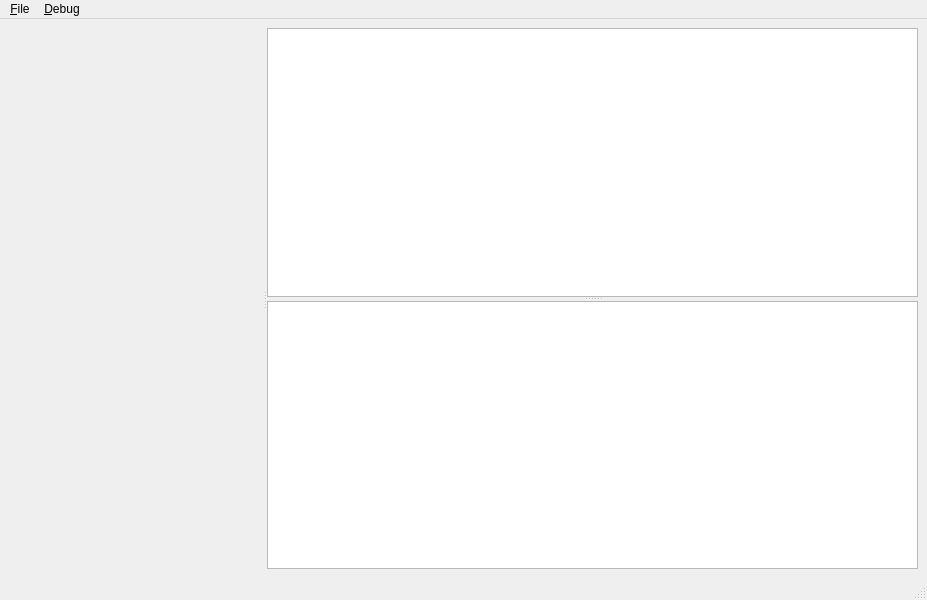
<?xml version="1.0" encoding="UTF-8"?>
<ui version="4.0">
 <class>MainWindow</class>
 <widget class="QMainWindow" name="MainWindow">
  <property name="geometry">
   <rect>
    <x>0</x>
    <y>0</y>
    <width>927</width>
    <height>600</height>
   </rect>
  </property>
  <property name="windowTitle">
   <string>MainWindow</string>
  </property>
  <widget class="QWidget" name="centralwidget">
   <layout class="QVBoxLayout" name="verticalLayout">
    <item>
     <widget class="QSplitter" name="splitter_2">
      <property name="orientation">
       <enum>Qt::Horizontal</enum>
      </property>
      <widget class="QGLViewer" name="viewer"/>
      <widget class="QSplitter" name="splitter">
       <property name="orientation">
        <enum>Qt::Vertical</enum>
       </property>
       <widget class="QListWidget" name="activelists"/>
       <widget class="QListWidget" name="output"/>
      </widget>
     </widget>
    </item>
   </layout>
  </widget>
  <widget class="QMenuBar" name="menubar">
   <property name="geometry">
    <rect>
     <x>0</x>
     <y>0</y>
     <width>927</width>
     <height>25</height>
    </rect>
   </property>
   <widget class="QMenu" name="menu_File">
    <property name="title">
     <string>&amp;File</string>
    </property>
    <addaction name="action_Open"/>
    <addaction name="action_Quit"/>
   </widget>
   <widget class="QMenu" name="menu_Debug">
    <property name="title">
     <string>&amp;Debug</string>
    </property>
    <addaction name="action_Next"/>
    <addaction name="action_Terminate"/>
   </widget>
   <addaction name="menu_File"/>
   <addaction name="menu_Debug"/>
  </widget>
  <widget class="QStatusBar" name="statusbar"/>
  <action name="action_Open">
   <property name="text">
    <string>&amp;Open</string>
   </property>
   <property name="shortcut">
    <string>Ctrl+O</string>
   </property>
  </action>
  <action name="action_Quit">
   <property name="text">
    <string>&amp;Quit</string>
   </property>
   <property name="shortcut">
    <string>Ctrl+Q</string>
   </property>
  </action>
  <action name="action_Next">
   <property name="text">
    <string>&amp;Next</string>
   </property>
   <property name="shortcut">
    <string>Ctrl+N</string>
   </property>
  </action>
  <action name="action_Terminate">
   <property name="text">
    <string>&amp;Terminate</string>
   </property>
   <property name="shortcut">
    <string>Ctrl+T</string>
   </property>
  </action>
 </widget>
 <customwidgets>
  <customwidget>
   <class>QGLViewer</class>
   <extends>QWidget</extends>
   <header>QGLViewer/qglviewer.h</header>
  </customwidget>
 </customwidgets>
 <resources/>
 <connections/>
</ui>
